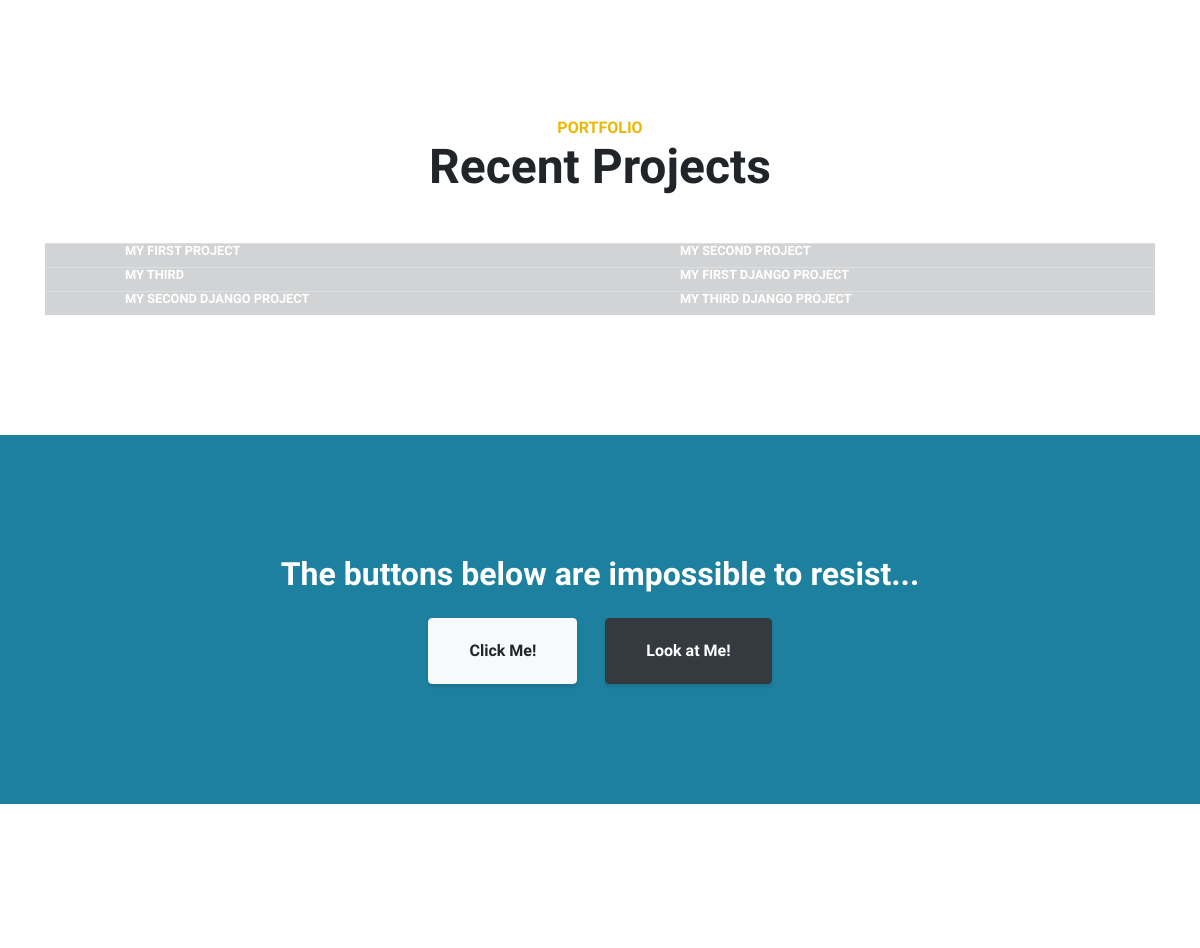
The app's page / (middle part), older data.
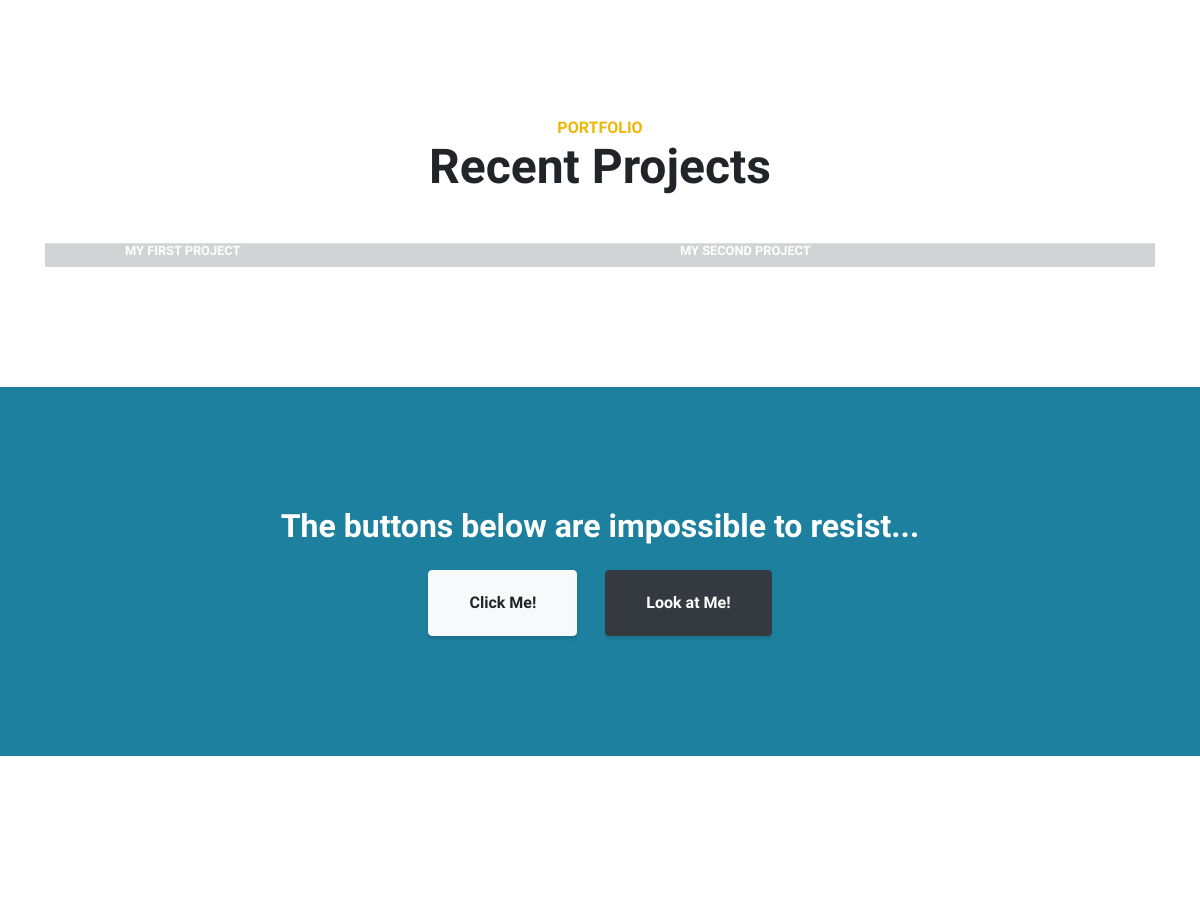
The same page, newer data.
### projects/models.py (models this page shows)
class Project(models.Model):
    title = models.CharField(max_length =100)
    description = models.TextField()
    technology = models.CharField(max_length=20)

### projects/views.py (the view)
# urls.py: path("",views.project_index, name="project_index"),
def project_index(request):
    projects = Project.objects.all()
    context = {
        'projects': projects
    }
    return render(request, 'project_index.html', context)

### projects/templates/project_index.html (shortened to what this page needs)
{% extends 'base.html' %}
{% load static %}
  {% block portfolio_section %}
<<section class="content-section" id="portfolio">
    <div class="container">
      <div class="content-section-heading text-center">
        <h3 class="text-secondary mb-0">Portfolio</h3>
        <h2 class="mb-5">Recent Projects</h2>
      </div>
      <div class="row no-gutters">
          {% for project in projects %}
        <div class="col-lg-6">
          <a class="portfolio-item"  href="{% url 'project_detail' project.pk %}">
            <span class="caption">
              <span class="caption-content">
                <h2>{{ project.title }}</h2>
              </span>
            </span>
          </a>
        </div>
{% endfor %}
      </div>
    </div>
  </section>
{% endblock %}

### personal_portfolio/templates/base.html (shortened to what this page needs)
{% load static %}
<!DOCTYPE html>
<html lang="en">
<head>
  <link href="{% static 'vendor/bootstrap/css/bootstrap.min.css' %}" rel="stylesheet">
  <link href="{% static 'vendor/fontawesome-free/css/all.min.css' %}" rel="stylesheet" type="text/css">
  <link href="{% static 'vendor/simple-line-icons/css/simple-line-icons.css' %}" rel="stylesheet">
  <link href="{% static 'css/stylish-portfolio.min.css' %}" rel="stylesheet">
</head>
<body id="page-top">
  {% block portfolio_section %}
 {% endblock %}
  <section class="content-section bg-primary text-white">
    <div class="container text-center">
      <h2 class="mb-4">The buttons below are impossible to resist...</h2>
      <a href="#" class="btn btn-xl btn-light mr-4">Click Me!</a>
      <a href="#" class="btn btn-xl btn-dark">Look at Me!</a>
    </div>
  </section>
  <section id="contact" class="map">
    <iframe width="100%" height="100%" frameborder="0" scrolling="no" marginheight="0" marginwidth="0" src="https://www.google.com/maps/dir/Kudu+Road,+Lusaka,+Zambia/Sunningdale,+Lusaka/@-15.4198549,28.3273105,15z/data=!4m13!4m12!1m5!1m1!1s0x19408c8725366ca7:0xe180eba1e0b1ef90!2m2!1d28.3443963!2d-15.4118397!1m5!1m1!1s0x19408c942b7c804d:0xd196776f636a5ba2!2m2!1d28.3315838!2d-15.4155315"></iframe>
    <br />
  </section>
</body>
</html>

Row changes from the older to the newer data that the page shows:
removed Project: title "MY THIRD"
removed Project: title "MY FIRST DJANGO PROJECT"
removed Project: title "MY SECOND DJANGO PROJECT"
removed Project: title "MY THIRD DJANGO PROJECT"
